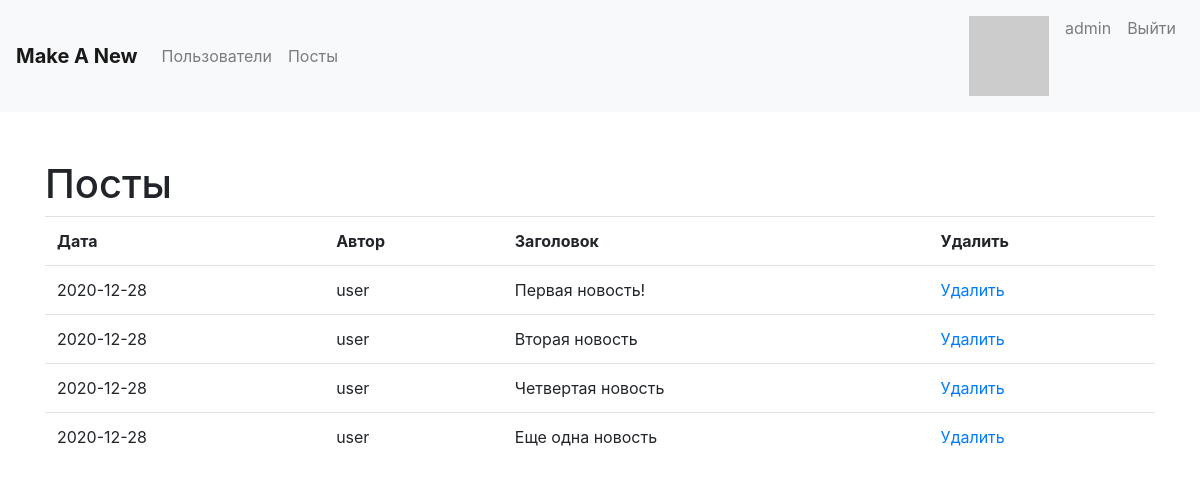
The page /manage (signed in) on the database its author committed.
### app/models.py (models this page shows, shortened)
class User(UserMixin, db.Model):
    __tablename__ = 'users'
    id = db.Column(db.Integer, primary_key=True)
    username = db.Column(db.String(64), nullable=False, index=True, unique=True)
    password_hash = db.Column(db.String(128), nullable=False, index=True)
    about_me = db.Column(db.String(140))
    last_seen = db.Column(db.DateTime, default=datetime.datetime.utcnow)
    posts = db.relationship('Post', backref='author', lazy='dynamic')
    def avatar(self, size):
        digest = md5(self.username.lower().encode('utf-8')).hexdigest()
        return 'https://www.gravatar.com/avatar/{}?d=retro&s={}'.format(
            digest, size)

class Post(db.Model):
    __tablename__ = 'posts'
    id = db.Column(db.Integer, primary_key=True)
    headline = db.Column(db.String(100), nullable=False, index=True)
    text = db.Column(db.Text, nullable=False)
    timestamp = db.Column(db.DateTime, index=True, default=datetime.datetime.utcnow)
    user_id = db.Column(db.Integer, db.ForeignKey('users.id'))

### app/routes.py (the view)
@login_required
@app.route('/manage')
def manage():
    if current_user.username != 'admin':
        return redirect(url_for('blog'))
    delete_id = request.args.get('delete', -1, type=int)
    if delete_id > -1:
        p = Post.query.filter(Post.id == delete_id).first()
        db.session.delete(p)
        db.session.commit()
        flash('Пост удален!')
        return redirect(url_for('manage'))
    posts = Post.query.all()
    return render_template('manage.html',
                           title='Админка',
                           user=current_user,
                           posts=posts)

### app/models.py (called while the page is built)
@login_manager.user_loader
def load_user(id):
    return User.query.get(int(id))

### app/routes.py (called while the page is built)
@app.before_request
def before_request():
    if current_user.is_authenticated:
        current_user.last_seen = datetime.datetime.utcnow()
        db.session.commit()

### app/templates/manage.html (shortened to what this page needs)
{% extends "base.html" %}
{% block menu %}
    <li class="nav-item"><a class="nav-link" href="{{ url_for('admin') }}">Пользователи</a></li>
    <li class="nav-item"><a class="nav-link" href="{{ url_for('manage') }}">Посты</a></li>
{% endblock %}
{% block app_content %}
<h1>Посты</h1>
<table class="table">
        <tr>
            <th>Дата</th>
            <th>Автор</th>
            <th>Заголовок</th>
            <th>Удалить</th>
        </tr>
        {% for p in posts %}
        <tr>
            <td>{{ p.timestamp.date() }}</td>
            <td>{{ p.author.username }}</td>
            <td>{{ p.headline }}</td>
            <td><a href="../manage?delete={{ p.id }}">Удалить</a></td>
        </tr>
        {% endfor %}
    </table>
{% endblock %}

### app/templates/base.html (shortened to what this page needs)
{% extends 'bootstrap.html' %}
{% from 'bootstrap/nav.html' import render_nav_item %}
{% block navbar %}
<nav class="navbar navbar-expand-lg navbar-light bg-light">
    <a class="navbar-brand" href="{{ url_for('index') }}"><b>Make A New</b></a>
    <div class="collapse navbar-collapse" id="navbarSupportedContent">
    <ul class="navbar-nav mr-auto">
        {% block menu %}
        {% endblock %}
    </ul>
    <ul class="navbar-nav">
        {% if current_user.is_anonymous %}
            <li class="nav-item"><a class="nav-link" href="{{ url_for('register') }}">Зарегистрироваться</a></li>
            <li class="nav-item"><a class="nav-link" href="{{ url_for('login') }}">Войти</a></li>
        {% else %}
            <li class="nav-item"><a class="nav-link" href="{{ url_for('user', username=current_user.username) }}"><img src="{{ user.avatar(32) }}"></a></li>
            <li class="nav-item"><a class="nav-link" href="{{ url_for('user', username=current_user.username) }}">{{ current_user.username }}</a></li>
            <li class="nav-item"><a class="nav-link" href="{{ url_for('logout') }}">Выйти</a></li>
        {% endif %}
    </ul>
  </div>
</nav>
{% endblock %}
{% block content %}
    <div class="container mt-5 mb-5">
        {% block app_content %}
        {% endblock %}
    </div>
{% endblock %}

### app/templates/bootstrap.html (shortened to what this page needs)
<!doctype html>
<html lang="ru">
    <head>
        {% block head %}
        {% block styles %}
            {{ bootstrap.load_css() }}
        {% endblock %}
        {% endblock %}
    </head>
    <body>
        {% block navbar %}{% endblock %}
        {% block content %}{% endblock %}
    </body>
</html>

### rows shown on the page
User: username "admin"
Post: timestamp "2020-12-28", author.username "user", headline "Первая новость!"
Post: timestamp "2020-12-28", author.username "user", headline "Вторая новость"
Post: timestamp "2020-12-28", author.username "user", headline "Четвертая новость"
Post: timestamp "2020-12-28", author.username "user", headline "Еще одна новость"
